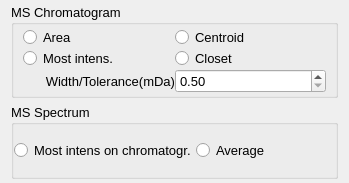
<?xml version="1.0" encoding="UTF-8"?>
<ui version="4.0">
 <class>adwidgets::MSToleranceForm</class>
 <widget class="QWidget" name="adwidgets::MSToleranceForm">
  <property name="geometry">
   <rect>
    <x>0</x>
    <y>0</y>
    <width>349</width>
    <height>183</height>
   </rect>
  </property>
  <property name="windowTitle">
   <string>Form</string>
  </property>
  <layout class="QVBoxLayout" name="verticalLayout_3">
   <property name="topMargin">
    <number>4</number>
   </property>
   <property name="bottomMargin">
    <number>4</number>
   </property>
   <item>
    <layout class="QVBoxLayout" name="verticalLayout">
     <item>
      <widget class="QGroupBox" name="groupBox">
       <property name="font">
        <font>
         <pointsize>10</pointsize>
        </font>
       </property>
       <property name="title">
        <string>MS Chromatogram</string>
       </property>
       <property name="checkable">
        <bool>false</bool>
       </property>
       <property name="checked">
        <bool>false</bool>
       </property>
       <layout class="QGridLayout" name="gridLayout_4">
        <property name="topMargin">
         <number>2</number>
        </property>
        <property name="bottomMargin">
         <number>2</number>
        </property>
        <property name="verticalSpacing">
         <number>0</number>
        </property>
        <item row="0" column="0">
         <layout class="QGridLayout" name="gridLayout">
          <item row="0" column="1">
           <widget class="QRadioButton" name="radioButton_centroid">
            <property name="text">
             <string>Centroid</string>
            </property>
            <attribute name="buttonGroup">
             <string notr="true">buttonGroup</string>
            </attribute>
           </widget>
          </item>
          <item row="2" column="0">
           <widget class="QLabel" name="label">
            <property name="text">
             <string> Width/Tolerance(mDa)</string>
            </property>
            <property name="alignment">
             <set>Qt::AlignRight|Qt::AlignTrailing|Qt::AlignVCenter</set>
            </property>
           </widget>
          </item>
          <item row="2" column="1">
           <widget class="QDoubleSpinBox" name="doubleSpinBoxWidth">
            <property name="minimum">
             <double>0.500000000000000</double>
            </property>
            <property name="maximum">
             <double>9999.000000000000000</double>
            </property>
           </widget>
          </item>
          <item row="0" column="0">
           <widget class="QRadioButton" name="radioButton_area">
            <property name="text">
             <string>Area</string>
            </property>
            <attribute name="buttonGroup">
             <string notr="true">buttonGroup</string>
            </attribute>
           </widget>
          </item>
          <item row="1" column="0">
           <widget class="QRadioButton" name="radioButton_intens">
            <property name="text">
             <string>Most intens.</string>
            </property>
            <attribute name="buttonGroup">
             <string notr="true">buttonGroup_2</string>
            </attribute>
           </widget>
          </item>
          <item row="1" column="1">
           <widget class="QRadioButton" name="radioButton_closest">
            <property name="text">
             <string>Closet</string>
            </property>
            <attribute name="buttonGroup">
             <string notr="true">buttonGroup_2</string>
            </attribute>
           </widget>
          </item>
         </layout>
        </item>
       </layout>
      </widget>
     </item>
     <item>
      <widget class="QGroupBox" name="groupBox_2">
       <property name="font">
        <font>
         <pointsize>10</pointsize>
        </font>
       </property>
       <property name="title">
        <string>MS Spectrum</string>
       </property>
       <property name="flat">
        <bool>true</bool>
       </property>
       <layout class="QGridLayout" name="gridLayout_2">
        <property name="leftMargin">
         <number>0</number>
        </property>
        <property name="topMargin">
         <number>0</number>
        </property>
        <property name="rightMargin">
         <number>0</number>
        </property>
        <property name="bottomMargin">
         <number>0</number>
        </property>
        <property name="spacing">
         <number>0</number>
        </property>
        <item row="0" column="0">
         <layout class="QHBoxLayout" name="horizontalLayout">
          <item>
           <widget class="QRadioButton" name="radioButton_3">
            <property name="text">
             <string>Most intens on chromatogr.</string>
            </property>
           </widget>
          </item>
          <item>
           <widget class="QRadioButton" name="radioButton_2">
            <property name="text">
             <string>Average</string>
            </property>
           </widget>
          </item>
         </layout>
        </item>
       </layout>
      </widget>
     </item>
    </layout>
   </item>
  </layout>
 </widget>
 <resources/>
 <connections/>
 <buttongroups>
  <buttongroup name="buttonGroup"/>
  <buttongroup name="buttonGroup_2"/>
 </buttongroups>
</ui>
